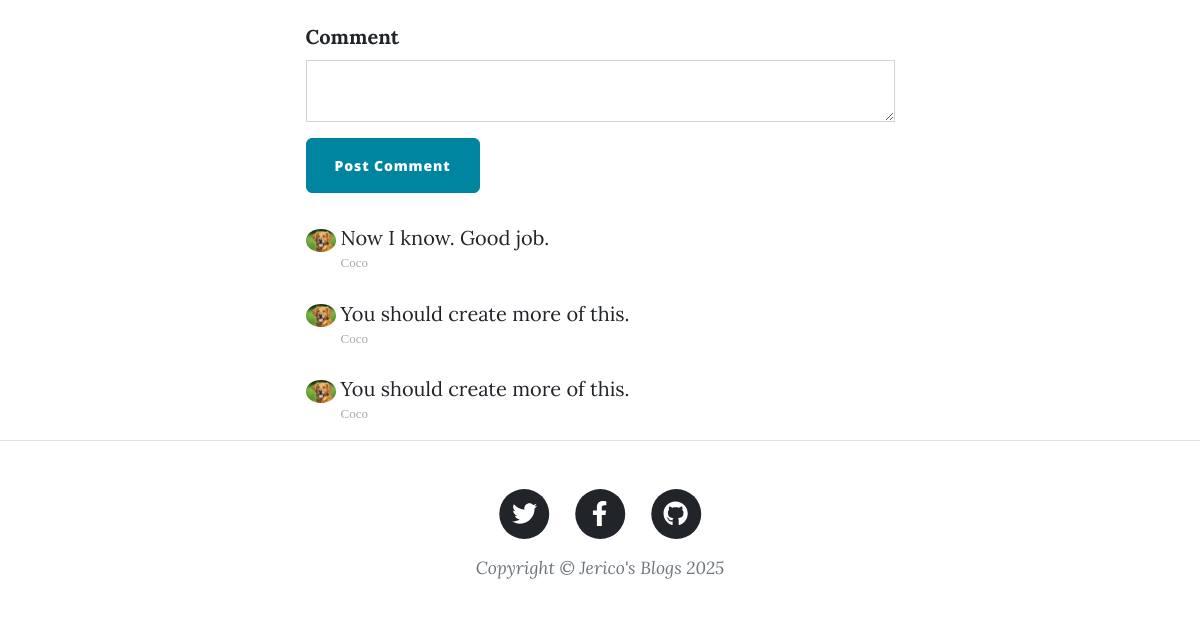
Before: /post/1 (lower part) with the older database file.
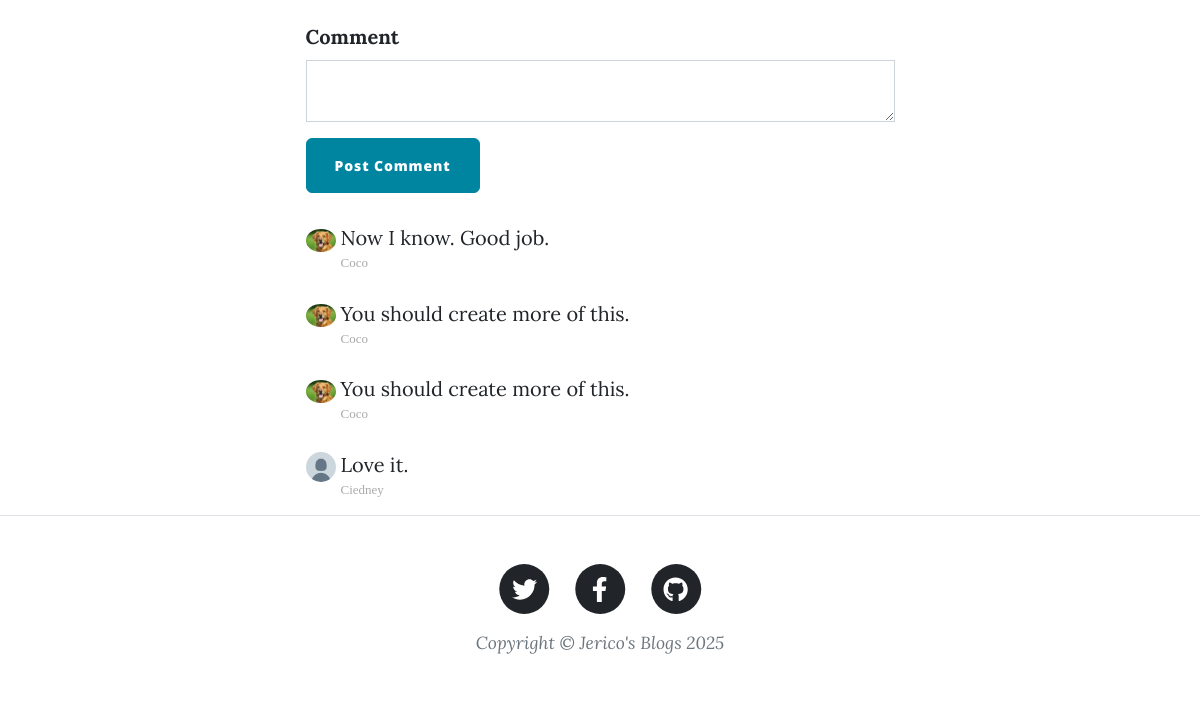
After: the same page with the newer database file.
### main.py (models this page shows)
class Comment(db.Model):
    __tablename__ = "comment"
    id: Mapped[int] = mapped_column(Integer, primary_key=True)
    author_id: Mapped[int] = mapped_column(ForeignKey("user.id"))
    comment_author: Mapped["User"] = relationship(back_populates="comments")
    text: Mapped[str] = mapped_column(String)
    post_id: Mapped[int] = mapped_column(ForeignKey("blog_posts.id"))
    parent_post: Mapped["BlogPost"] = relationship(back_populates="comments")

class User(UserMixin, db.Model):
    __tablename__ = "user"
    id: Mapped[int] = mapped_column(Integer, primary_key=True)
    email: Mapped[str] = mapped_column(String, unique=True, nullable=False)
    password: Mapped[str] = mapped_column(String, nullable=False)
    name: Mapped[str] = mapped_column(String, nullable=False)
    posts: Mapped[List["BlogPost"]] = relationship(back_populates="author")
    comments: Mapped[List["Comment"]] = relationship(back_populates="comment_author")

### main.py (the view, shortened to what this page needs)
@app.route("/post/<int:post_id>", methods=['GET', 'POST'])
def show_post(post_id):
    requested_post = db.get_or_404(BlogPost, post_id)
    comment_form = CommentForm()
    commenters = db.session.execute(db.select(Comment)).scalars().all()
    return render_template("post.html", post=requested_post, form=comment_form, all_comments=requested_post.comments, commenter=commenters)

### forms.py
class CommentForm(FlaskForm):
    text = TextAreaField("Comment")
    submit = SubmitField("Post Comment")

### templates/post.html (shortened to what this page needs)
{% from 'bootstrap5/form.html' import render_form %}
{% include "header.html" %}
<article>
  <div class="container px-4 px-lg-5">
    <div class="row gx-4 gx-lg-5 justify-content-center">
      <div class="col-md-10 col-lg-8 col-xl-7">
        {{ render_form(form) }}
        <div class="comment">
          {% for comment in all_comments %}
          <ul class="commentList">
            <li>
              <div class="commenterImage">
                {% if comment.comment_author.name == "Coco"%}
                <img src="../static/assets/img/Dog2.jpg" />
                {% else %}
                <img src="../static/assets/img/default-profile.jpg" />
                {% endif %}
              </div>
              <div class="commentText">
                {{ comment.text | safe }}
                <div class="date sub-text">{{ comment.comment_author.name }}</div>
              </div>
            </li>
          </ul>
          {% endfor %}
        </div>
      </div>
    </div>
  </div>
</article>
{% include "footer.html" %}

Changed rows visible on the page:
added Comment: text "Love it.", comment_author.name "Ciedney"
